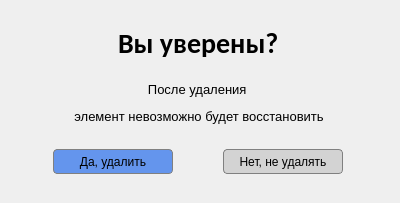
<?xml version="1.0" encoding="UTF-8"?>
<ui version="4.0">
 <class>Dialog</class>
 <widget class="QDialog" name="Dialog">
  <property name="geometry">
   <rect>
    <x>0</x>
    <y>0</y>
    <width>400</width>
    <height>203</height>
   </rect>
  </property>
  <property name="cursor">
   <cursorShape>ArrowCursor</cursorShape>
  </property>
  <property name="windowTitle">
   <string>Вы уверены?</string>
  </property>
  <property name="styleSheet">
   <string notr="true">#no_btn, #ok_btn{
	border-radius: 4px;
	border: 1px solid gray;
}

#no_btn{
	background-color: lightgray;
}

#ok_btn{
	background-color: cornflowerblue;
}

#no_btn:hover{
	background-color: gray;
	color: white;
}

#ok_btn:hover{
	background-color: yellowgreen;
	color: black;
}</string>
  </property>
  <layout class="QGridLayout" name="gridLayout">
   <item row="5" column="0">
    <widget class="QPushButton" name="ok_btn">
     <property name="maximumSize">
      <size>
       <width>120</width>
       <height>25</height>
      </size>
     </property>
     <property name="cursor">
      <cursorShape>PointingHandCursor</cursorShape>
     </property>
     <property name="focusPolicy">
      <enum>Qt::TabFocus</enum>
     </property>
     <property name="text">
      <string>Да, удалить</string>
     </property>
    </widget>
   </item>
   <item row="0" column="0" colspan="2" alignment="Qt::AlignHCenter">
    <widget class="QLabel" name="label_2">
     <property name="minimumSize">
      <size>
       <width>0</width>
       <height>20</height>
      </size>
     </property>
     <property name="maximumSize">
      <size>
       <width>16777215</width>
       <height>30</height>
      </size>
     </property>
     <property name="font">
      <font>
       <family>Calibri</family>
       <pointsize>21</pointsize>
       <weight>75</weight>
       <bold>true</bold>
      </font>
     </property>
     <property name="text">
      <string>Вы уверены?</string>
     </property>
    </widget>
   </item>
   <item row="5" column="1">
    <widget class="QPushButton" name="no_btn">
     <property name="maximumSize">
      <size>
       <width>120</width>
       <height>25</height>
      </size>
     </property>
     <property name="cursor">
      <cursorShape>PointingHandCursor</cursorShape>
     </property>
     <property name="text">
      <string>Нет, не удалять</string>
     </property>
    </widget>
   </item>
   <item row="1" column="0" colspan="2">
    <widget class="QLabel" name="label">
     <property name="maximumSize">
      <size>
       <width>16777215</width>
       <height>45</height>
      </size>
     </property>
     <property name="font">
      <font>
       <family>Arial</family>
       <pointsize>10</pointsize>
      </font>
     </property>
     <property name="layoutDirection">
      <enum>Qt::RightToLeft</enum>
     </property>
     <property name="text">
      <string>&lt;html&gt;&lt;head/&gt;&lt;body&gt;&lt;p&gt;После удаления &lt;/p&gt;&lt;p&gt;элемент невозможно будет восстановить&lt;/p&gt;&lt;/body&gt;&lt;/html&gt;</string>
     </property>
     <property name="alignment">
      <set>Qt::AlignCenter</set>
     </property>
    </widget>
   </item>
  </layout>
 </widget>
 <resources/>
 <connections/>
</ui>
